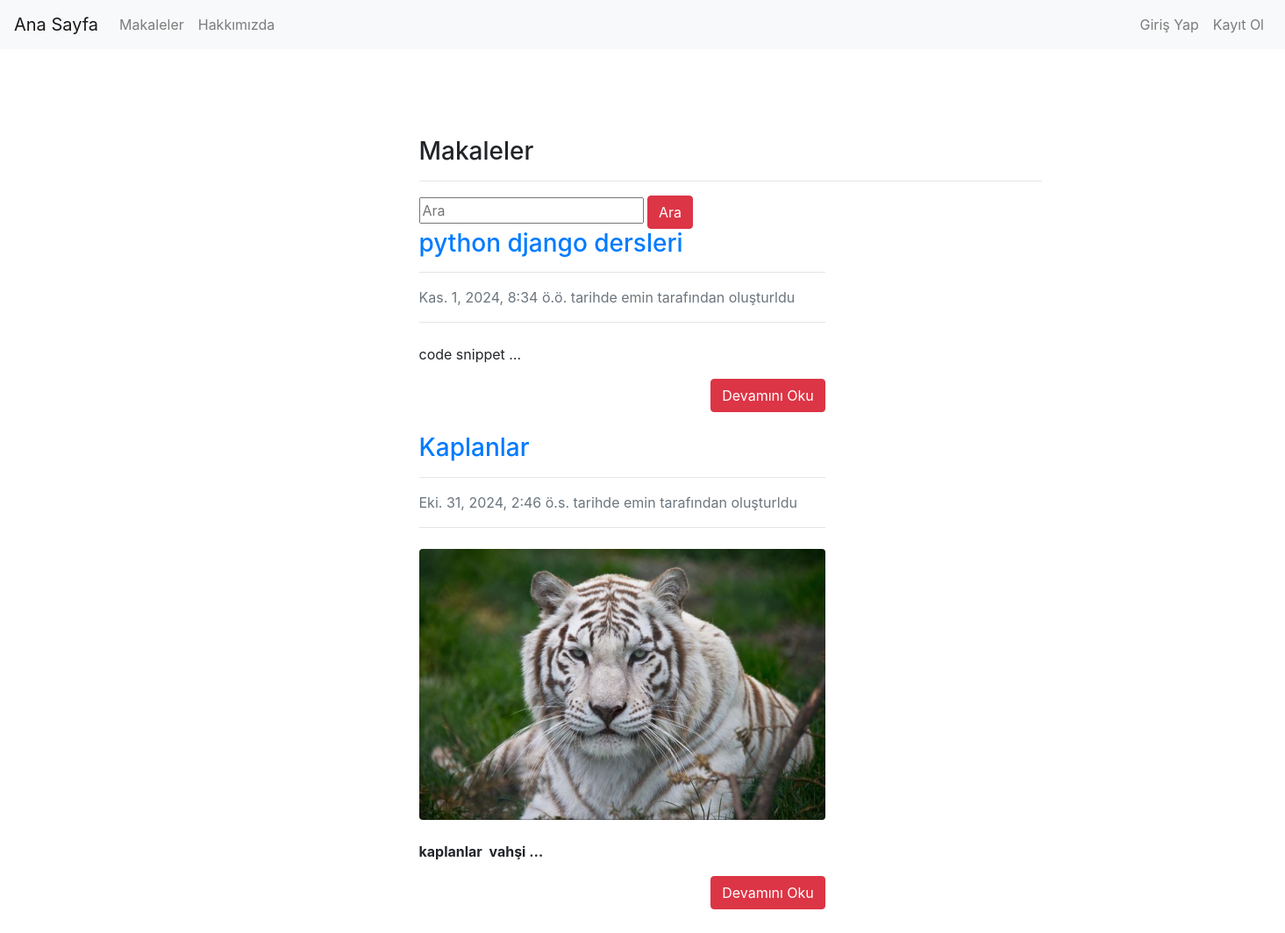
The app's page /articles/ with its own data.
### article/models.py (models this page shows, shortened)
class Article(models.Model):
    author = models.ForeignKey("auth.User",on_delete = models.CASCADE,verbose_name="Yazar")
    title = models.CharField(max_length = 50,verbose_name="Başlık")
    content = RichTextField()
    created_date = models.DateTimeField(auto_now_add = True,verbose_name="Oluşturulma tarihi")
    article_image = models.FileField(blank=True,null=True,verbose_name="Makaleye Fotoğraf Ekleyin")
    class Meta:
        ordering = ["-created_date"]

### article/views.py (the view)
# urls.py: path('', views.articles,name = "articles" ),
def articles(request):
    keyword = request.GET.get("keyword")
    if keyword:
        articles = Article.objects.filter(title__contains = keyword)
        return render(request,"articles.html",{"articles":articles})
    articles = Article.objects.all()
    return render(request,"articles.html",{"articles":articles})

### templates/articles.html (shortened to what this page needs)
{% extends "layout.html" %}
{% block body %}
<div class="row">
    <div class="col-md-12 offset-md-3">
        <div class="col-lg-8">
            <h3>Makaleler</h3>
            <hr>
            <form>
                <input type="text" name="keyword" class="input-sm" maxlength="64" placeholder="Ara">
                <button type="submit" class=" btn btn-danger">Ara</button>
            </form>
            {% if articles %}
            {% for article in articles %}
            <div class="row mb-4">
                <div class="col-lg-8">
                    <article>
                        <header class="mb-4">
                            <a href="{% url 'article:detail' article.id %}">
                                <h3 class="fw-bolder mb-1">{{article.title}}</h3>
                            </a>
                            <hr>
                            <div class="text-muted fst-italic mb-2">{{article.created_date}} tarihde
                                {{article.author.username}} tarafından oluşturldu
                            </div>
                            <hr>
                        </header>
                        {% if article.article_image %}
                        <figure class="mb-4"><img class="img-fluid rounded" src="{{article.article_image.url}}">
                        </figure>
                        {% endif %}
                        <section class="mb-5">
                            <p class="fs-5 mb-4">{{article.content|safe|truncatewords:2}}</p>
                            <a style="float : right;" href="{% url 'article:detail' article.id %}"
                                class="btn btn-danger">Devamını Oku</a>
                </div>
            </div>
            {% endfor %}
        </div>
    </div>
</div>
{% else %}
<div class="alert alert-danger">Makale Bulunamadı..</div>
{% endif %}
{% endblock body %}

### records on screen
Article: title "python django dersleri", created_date "Kas. 1, 2024, 8:34 ö.ö.", author.username "emin", content "code snippet …"
Article: title "Kaplanlar", created_date "Eki. 31, 2024, 2:46 ö.s.", author.username "emin", article_image (picture), content "kaplanlar vahşi …"
